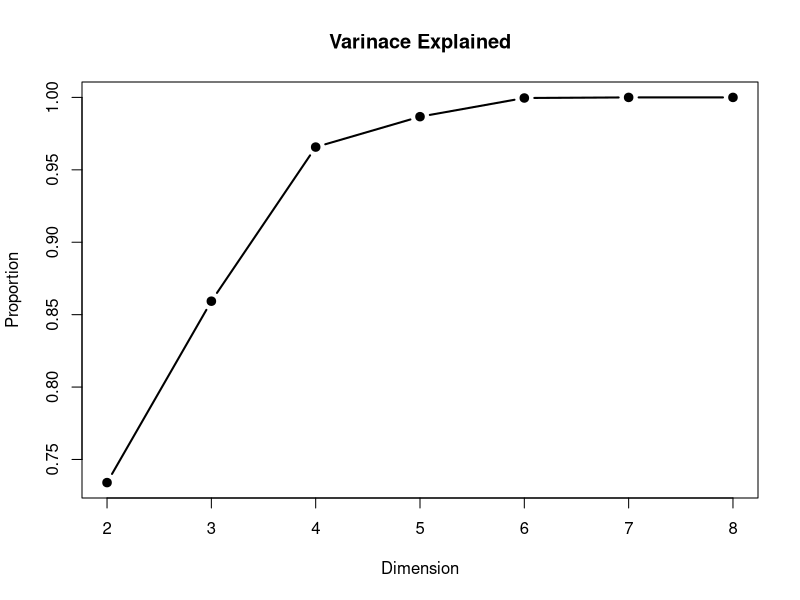

Source code (R): (Note: this script raises an error after producing the figure.)
### 2 A

plants<- read.csv("Hyptis.csv")

#metric classical scaling for q=4
loc<- cmdscale(dist(plants[,-8]), k=4, eig=T)

#proportion  of  variation  accounted  for  by  each  value  of q=2,3,4,5,6,7,8
var <- rep(0,7)

for(i in 2:8){
  var[i-1] <- sum(abs(loc$eig[1:i]))/sum(abs(loc$eig))}

#plot of the variance explained by dimensions
plot(2:8,var,main="Varinace Explained",xlab="Dimension",ylab="Proportion",type="b",lwd=2, pch=19)

#plot of the two dimensional configuration resulting from the application of classical metric scaling
ggplot(aes(x = loc$points[,1] , y = loc$points[,2],label=Location, color = Location), data = plants) + 
  geom_text(show.legend = FALSE, fontface="bold" ) +
  labs(title="Classical Metric Scaling", x="Coordinate 1",y="Coordinate 2")+
  theme(plot.title = element_text(hjust = 0.5,face="bold"))

### 2 B

#checking for optimal q for Sammon and Kruskal
sam_stress <- rep(0,7)
kru_stress <- rep(0,7)

for(i in 2:8){
  sam_loc<- sammon(dist(plants[,-8]), k=i) 
  kry_loc<- isoMDS(dist(plants[,-8]), k=i)
  sam_stress[i-1] <- sam_loc$stress
  kru_stress[i-1] <- kry_loc$stress}

#plot of Sammon and Kruskal stress 
par(mfrow=c(1,2))
plot(2:8,sam_stress,main="Sammon Stress",xlab="Dimension",ylab="Stress",type="b",lwd=2, pch=19)
plot(2:8,kru_stress,main="Kruskal Stress",xlab="Dimension",ylab="Stress",type="b",lwd=2,pch=19)
#Sammon with desired q=4
loc2 <- sammon(dist(plants[,-8]),k=4)

#Kruskal with desired q=4
loc3 <- isoMDS(dist(plants[,-8]),k=4)

#overlaying the resulting two dimensional configurations on the classical scaling configuration plot
ggplot() + 
  geom_text(aes(x = loc$points[,1] , y = loc$points[,2],label=row.names(plants), color = Location), data = plants, fontface= "bold") +
  geom_text(aes(x = loc2$points[,1] , y = loc2$points[,2],label=row.names(plants), color = Location), data = plants, fontface= "bold") +
  geom_text(aes(x = loc3$points[,1] , y = loc3$points[,2],label=row.names(plants), color = Location), data = plants, fontface= "bold" ) +
  labs(title="Classical, Sammon & Kruskal MDS", x="Coordinate 1",y="Coordinate 2")+
  theme(plot.title = element_text(hjust = 0.5,face="bold"))

#### 2 C

#checking configuration matching
proc12 <- procrustes(loc$points,loc2$points)
proc23 <- procrustes(loc2$points,loc3$points)
proc31 <- procrustes(loc3$points,loc$points)

par(mfrow=c(2,3),oma=c(0,0,3,0))

#matching configurations
plot(proc12,main="Classical vs Sammon")
plot(proc23,main="Sammon vs Kruskal")
plot(proc31,main="Kruskal vs Classical")

#matching configurations residuals
plot(proc12,kind=2,main="Classical vs Sammon")
plot(proc23,kind=2,main="Sammon vs Kruskal")
plot(proc31,kind=2,main="Kruskal vs Classical")


##### 2 D

#fit a range of models with G= 1 to G= 8
res = Mclust(plants[,-8], G=1:8, prior=priorControl())
summ = summary(res)
summ

#plot the BIC values
res$BIC
plot(res, what="BIC", legendArgs = list(x="bottomleft", cex=0.8))

#cross-tabulation and adjusted rand index
table(plants[,8], summ$classification)
adjustedRandIndex(plants[,8], summ$classification)